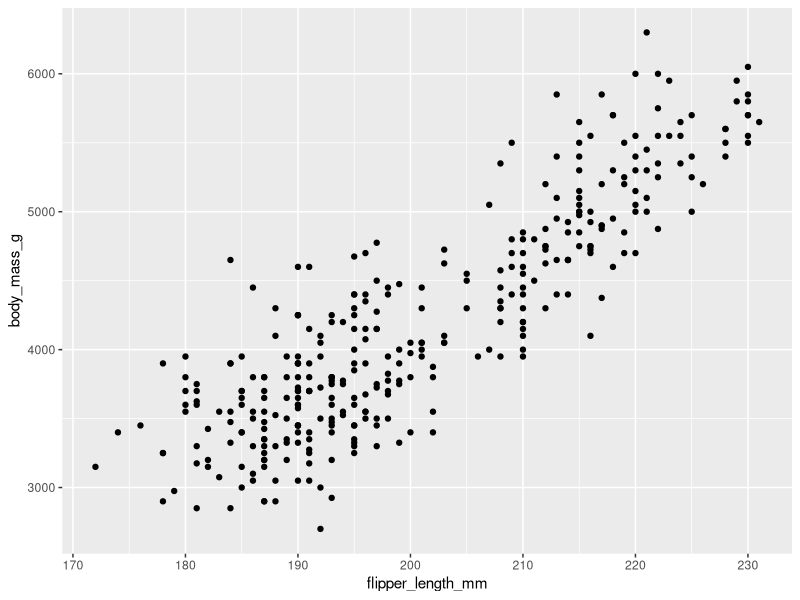
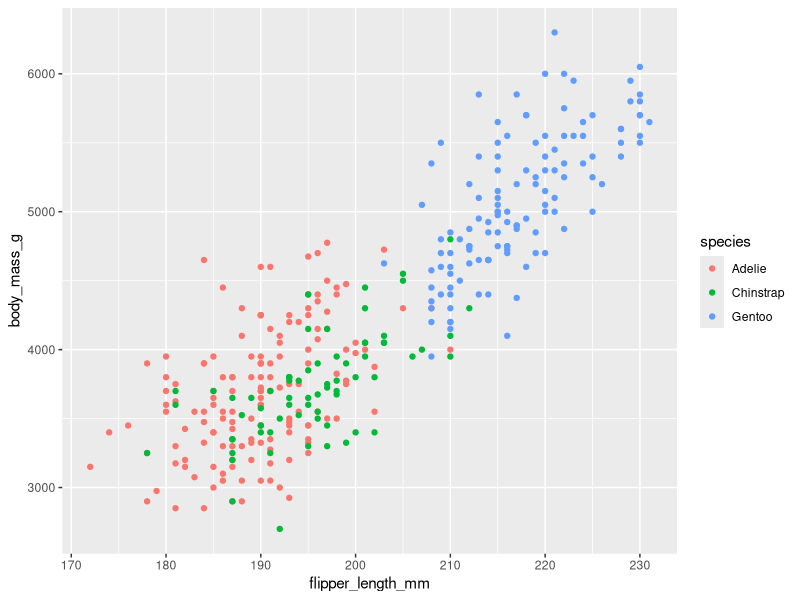
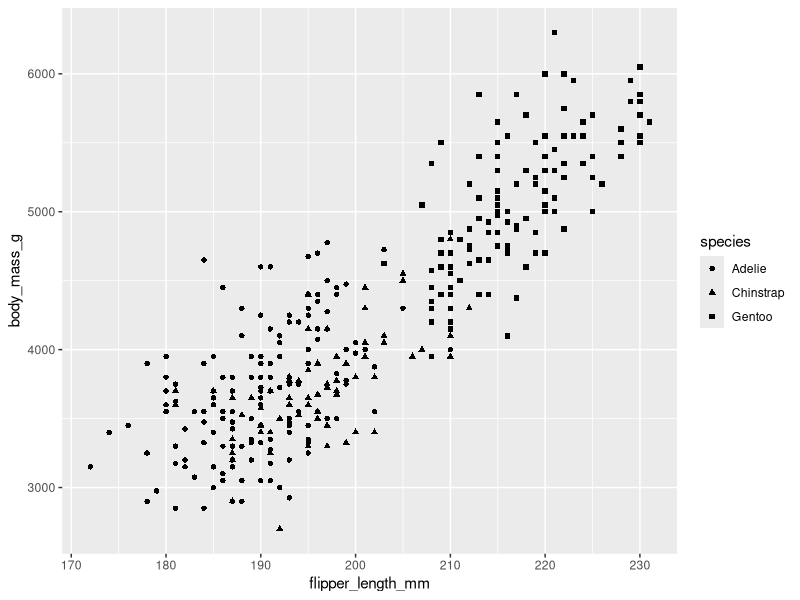
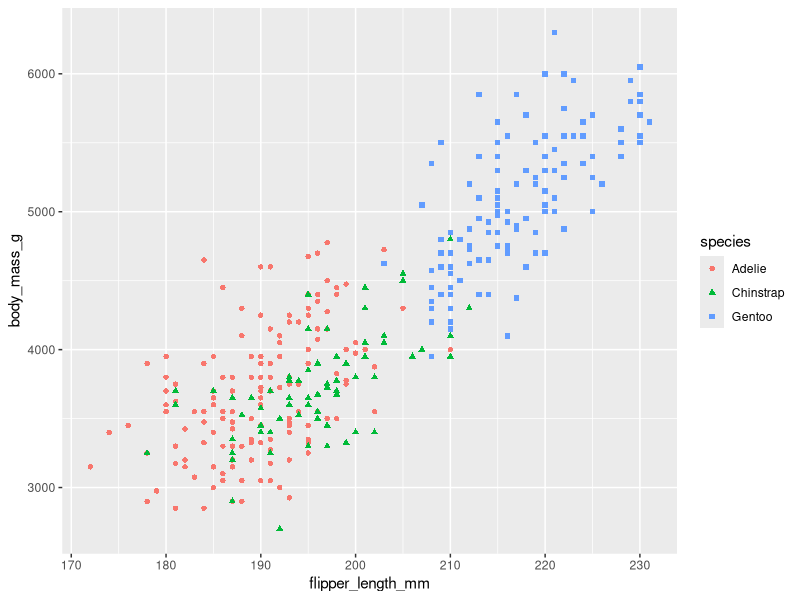
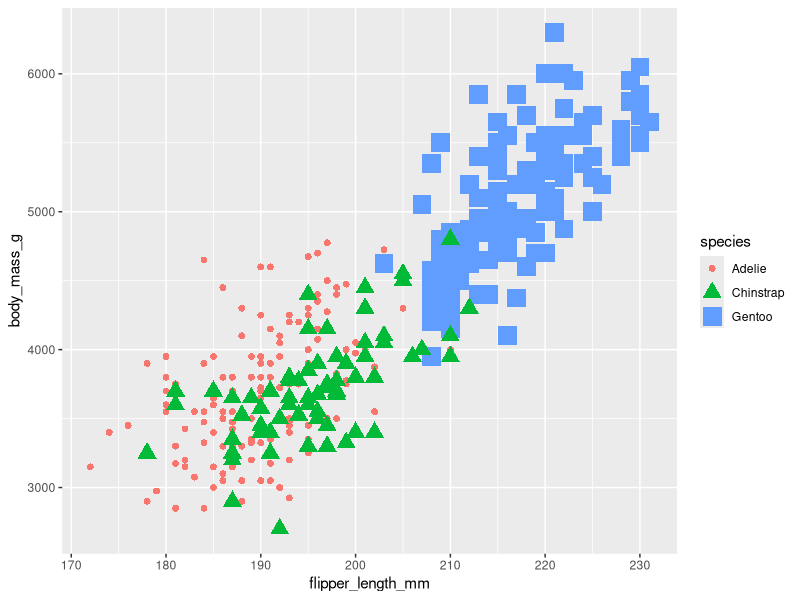
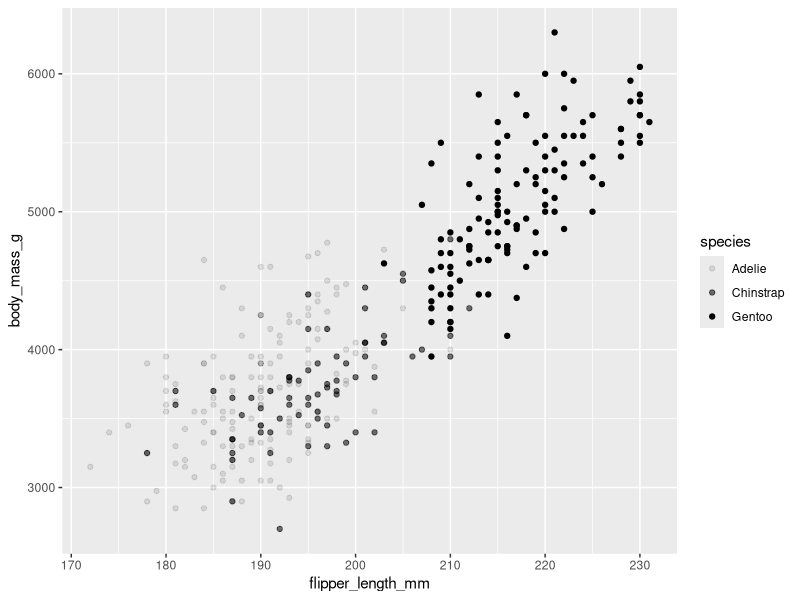
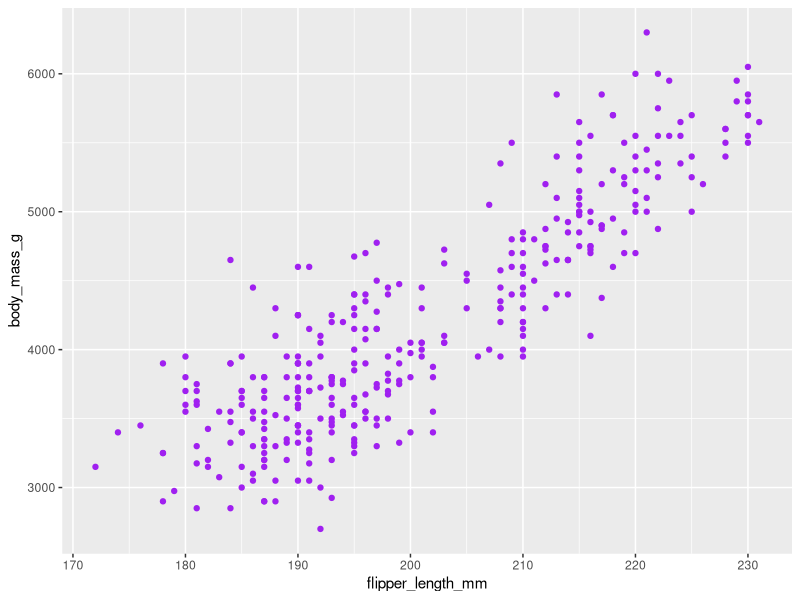
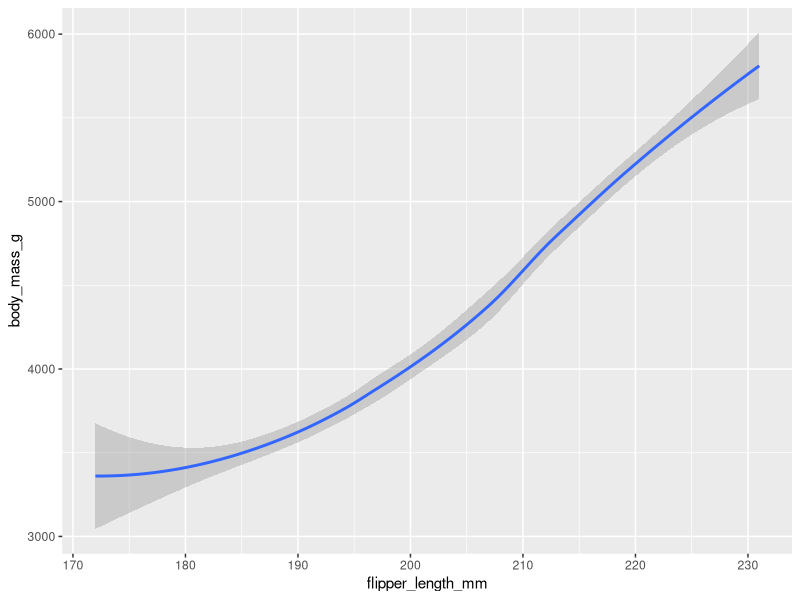

Source code (R) for these figures, in order:
library("ggplot2")
library("palmerpenguins")

ggplot(data = penguins) + geom_point(mapping = aes(x = flipper_length_mm, y = body_mass_g))

#Use ?geom_point for help

#Adding a new aesthetic (New color for the 3 species). It creates a legend for free.
ggplot(data = penguins) + geom_point(mapping = aes(x = flipper_length_mm, y = body_mass_g, color = species))

#Adding a new aesthetic (New shape for the 3 species). 
ggplot(data = penguins) + geom_point(mapping = aes(x = flipper_length_mm, y = body_mass_g, shape = species))

#Adding a 2 new aesthetic (Color and shape for the 3 species). 
ggplot(data = penguins) + geom_point(mapping = aes(x = flipper_length_mm, y = body_mass_g, shape = species, color = species))

#Adding a 3 new aesthetic (Color, size and shape for the 3 species). 
ggplot(data = penguins) + geom_point(mapping = aes(x = flipper_length_mm, y = body_mass_g, shape = species, color = species, size = species))

#Alpha: Making points more transparent or see-through than others. Alpha is a good option when you've got a dense plot with lots of data points. 
ggplot(data = penguins) + geom_point(mapping = aes(x = flipper_length_mm, y = body_mass_g, alpha = species))

#Here we don't want to map color to a specific variable like species. We just want every point in our scatter plot to be purple. 
#If we want to change the appearance of our overall plot without regard to specific variables, we write code outside of the aes function. 
ggplot(data = penguins) + geom_point(mapping = aes(x = flipper_length_mm, y = body_mass_g), color = "purple")

#Different type of graph. It is useful for showing general trends in our data. 
#The line clearly shows the positive relationship between body mass and flipper length.
ggplot(data = penguins) + geom_smooth(mapping = aes(x = flipper_length_mm, y = body_mass_g))

#Adding two geom together using +
ggplot(data = penguins) + geom_smooth(mapping = aes(x = flipper_length_mm, y = body_mass_g)) + geom_point(mapping = aes(x = flipper_length_mm, y = body_mass_g))

#Plot a separate line for each species of penguin. We can add the line type aesthetic to our code and map it to the variable species.
ggplot(data = penguins) + geom_smooth(mapping = aes(x = flipper_length_mm, y = body_mass_g, linetype = species))

#The geom_jitter function creates a scatter plot and then adds a small amount of random noise to each point in the plot. 
#Jittering helps us deal with over-plotting, which happens when the data points in a plot overlap with each other. 
#Jittering makes the points easier to find.

#Time for geom_bar
View(diamonds)
#When you use geom underscore bar, R automatically counts how many times each x-value appears in the data, and then shows the counts on the y-axis. 
#The default for geom underscore bar is to count rows.
ggplot(data = diamonds) + geom_bar(mapping = aes(x=cut))

#color=cut only adds color to the outline of the bar
ggplot(data = diamonds) + geom_bar(mapping = aes(x=cut, color=cut))

#fill=cut adds color inside the bar
ggplot(data = diamonds) + geom_bar(mapping = aes(x=cut, fill=cut))

#fill=cut adds color inside the bar. 2nd version
ggplot(data = diamonds) + geom_bar(mapping = aes(x=cut), fill="blue")

#changed cut to clarity in the fill. Gives us a stacked bar graph
ggplot(data = diamonds) + geom_bar(mapping = aes(x=cut, fill=clarity))

#Facets: used to separate out each subset like species
#To facet your plot by a single variable, use facet_wrap.
ggplot(data = penguins) + geom_point(mapping = aes(x = flipper_length_mm, y = body_mass_g, color = species)) +facet_wrap(~species)

ggplot(data = diamonds) + geom_bar(mapping = aes(x=color, fill=cut)) + facet_wrap(~clarity)
ggplot(data = diamonds) + geom_bar(mapping = aes(x=color, fill=cut)) + facet_wrap(~cut)

#Facet_grid will split the plot into facets vertically by the values of the first variable and horizontally by the values of the second variable.
#Facet_grid lets you quickly reorganize and display complex data and makes it easier to spot relationships between different groups.
#For example, we can take our penguins plot and use facet_grid with the two variables, sex and species. In the parentheses following the facet_grid function, we write sex, then ~, then species.
#In this example, the are 3 types if sex and 3 types of species. So 9 plots total.
ggplot(data = penguins) + geom_point(mapping = aes(x = flipper_length_mm, y = body_mass_g, color = species)) +facet_grid(sex~species)

ggplot(data = penguins) + geom_point(mapping = aes(x = flipper_length_mm, y = body_mass_g, color = species)) +facet_grid(~species)

ggplot(data = penguins) + geom_point(mapping = aes(x = flipper_length_mm, y = body_mass_g, color = species)) +facet_grid(~sex)


#You can also filter the dataset before plotting using pipes(%>%). See word doc


#Adding labels. For example: title, subtile and caption
p <- ggplot(data = penguins) + geom_point(mapping = aes(x = flipper_length_mm, y = body_mass_g, color = species)) + 
        labs(title ="Palmer Penguins: Body Mass vs Flipper Length", subtitle = "Sample of three species", caption = "Data collected by Dr. K")
p

#Adding annotation. Annotations are a useful way to add notes to your plot. 
#We can add some text next to the data points that refer to the Gentoos penguins.
#They help you explain the plot’s purpose, highlight important data points, or comment on any data trends or findings the plot illustrates.
p + annotate("text", x=220, y=3500, label= "Gentoos are the largest")

#We can change the color, font, size and angle
ggplot(data = penguins) + geom_point(mapping = aes(x = flipper_length_mm, y = body_mass_g, color = species)) + 
  labs(title ="Palmer Penguins: Body Mass vs Flipper Length", subtitle = "Sample of three species", caption = "Data collected by Dr. K") +
  annotate("text", x=220, y=3500, label= "Gentoos are the largest", color ="yellow", fontface="bold", size =4.5, angle =25)

#Ggsave is a useful function for saving a plot. 
#It defaults to saving the last plot that you displayed and uses the size of the current graphics device.
ggsave("Palmer_Penguins_ggsave.png")

#we learned how aesthetics can change the look of our plots and highlight important parts of our data. 
#We use different geoms to create different types of plots, like scatter plots and bar charts, and used facet functions to show subsets of our data. 
#Then we customized our plots with labels and annotations.


install.packages("rmarkdown")

#Then go to File -> New File -> New R Markdown

#Note the file extension .Rmd

#if we want to produce a report containing all text, code and results, we need to click the knit button. 
#The knit button creates a shareable HTML report of the R Markdown file. 

#The code chunks are run and the output appears in the HTML report.




































